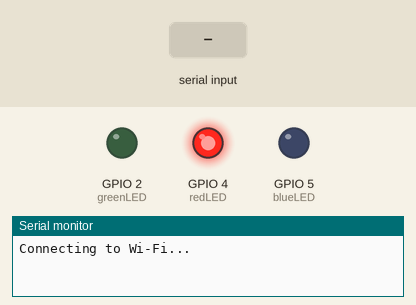
Bench run of a sketch on a simulated ESP32. Parts: output pins drawn as LEDs (lit = HIGH), the last lines printed to the serial monitor. The test bench sets the inputs (shaded band). WiFi joins after 1.5 s; servers stay silent unless stated; uploads are accepted with an empty reply.

Above: at 0.1 s.
At 3.2 s:
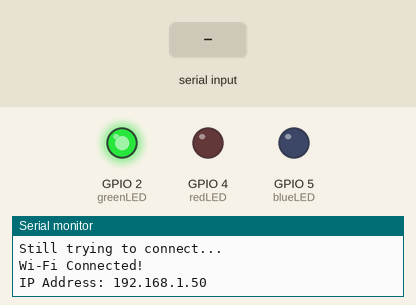
3.3 s: "1" received over Serial
At 5.0 s:
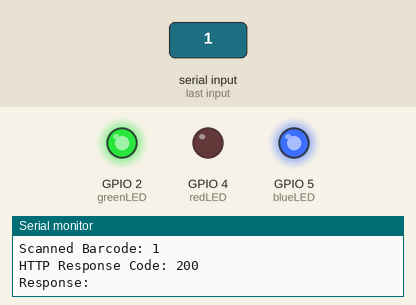
Timing chart, 0 to 6.5 s (numbered marks = the images above; inputs shaded):
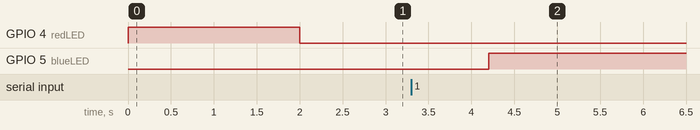

The sketch:

barcode_scanner.ino
```cpp
#include <WiFi.h>
#include <HTTPClient.h>

// Wi-Fi credentials
const char* ssid = "Mathurs_4G";        // Your Wi-Fi network SSID
const char* password = "Vijay@302020"; // Your Wi-Fi network password

// API endpoint URL
const char* apiUrl = "https://httpbin.org/post"; // For testing POST requests

// LED Pins
const int greenLED = 2; // Green LED pin (Wi-Fi connected)
const int redLED = 4;   // Red LED pin (Wi-Fi connection issue)
const int blueLED = 5;  // Blue LED pin (Data sent successfully)

void setup() {
  // Initialize Serial Monitor
  Serial.begin(115200);

  // Initialize LED pins
  pinMode(greenLED, OUTPUT);
  pinMode(redLED, OUTPUT);
  pinMode(blueLED, OUTPUT);

  // Turn off all LEDs initially
  digitalWrite(greenLED, LOW);
  digitalWrite(redLED, LOW);
  digitalWrite(blueLED, LOW);

  // Connect to Wi-Fi
  // WiFi.begin(ssid, password);
  WiFi.begin("Wokwi-GUEST", "", 6);
  Serial.println("Connecting to Wi-Fi...");

  while (WiFi.status() != WL_CONNECTED) {
    digitalWrite(redLED, HIGH); // Turn on red LED (Wi-Fi issue)
    delay(1000);
    Serial.println("Still trying to connect...");
  }

  // Wi-Fi connected
  digitalWrite(redLED, LOW);   // Turn off red LED
  digitalWrite(greenLED, HIGH); // Turn on green LED
  Serial.println("Wi-Fi Connected!");
  Serial.print("IP Address: ");
  Serial.println(WiFi.localIP());
}

void loop() {
  if (Serial.available() > 0) {
    // Turn off the blue LED before new data transmission
    digitalWrite(blueLED, LOW);

    String barcode = "";
    while (Serial.available()) {
      barcode += (char)Serial.read();  // Read barcode data from Serial Monitor
    }

    // Print the scanned barcode
    Serial.println("Scanned Barcode: " + barcode);

    // Send the barcode to the API
    sendBarcodeToAPI(barcode);
  }

  delay(1000);
}

void sendBarcodeToAPI(String barcode) {
  if (WiFi.status() == WL_CONNECTED) {
    HTTPClient http;
    http.begin(apiUrl); // Start the HTTP request
    http.addHeader("Content-Type", "application/x-www-form-urlencoded");

    // Prepare the payload
    String payload = "barcode=" + barcode;

    // Send POST request
    int httpResponseCode = http.POST(payload);

    // Handle the response
    if (httpResponseCode > 0) {
      Serial.println("HTTP Response Code: " + String(httpResponseCode));
      String response = http.getString();
      Serial.println("Response: " + response);

      // Turn on blue LED for successful data transmission
      digitalWrite(blueLED, HIGH);
    } else {
      Serial.println("Error in HTTP request");
    }

    http.end(); // Close the HTTP connection
  } else {
    Serial.println("Wi-Fi not connected");
    digitalWrite(greenLED, LOW); // Turn off green LED
    digitalWrite(redLED, HIGH); // Turn on red LED (Wi-Fi issue)
  }
}
```

Measured:
- after the input at 3.3 s, GPIO 5 (blueLED): LOW → HIGH after 0.90 s
